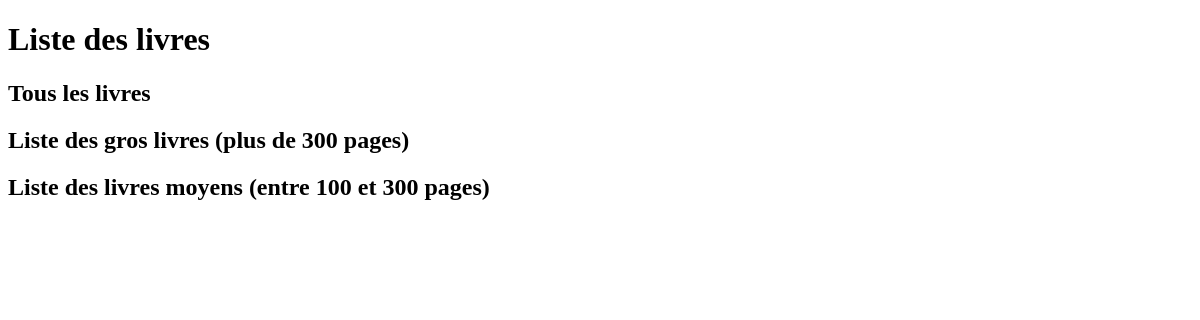
Page /bibliotheque/all/ on the earlier database version.
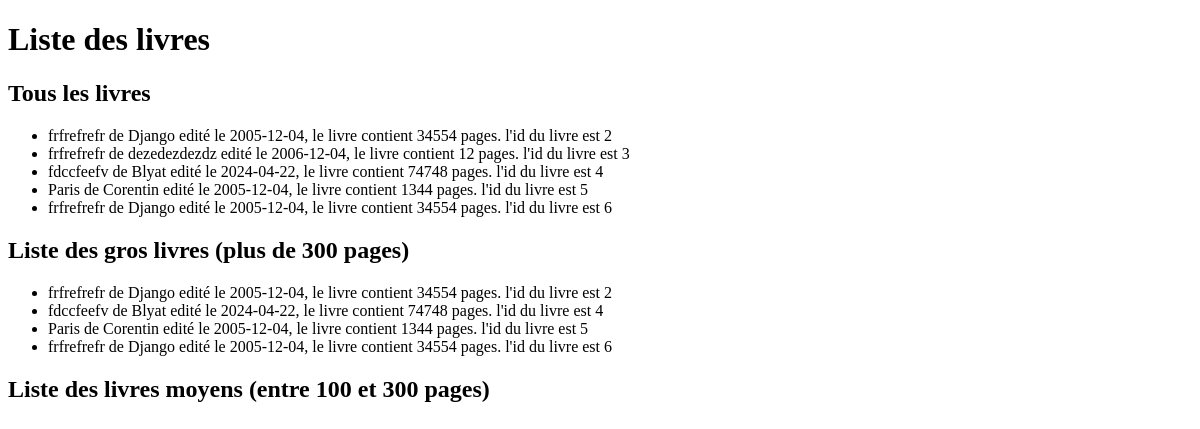
Same page on the later database version.
### bibliotheque/models.py (models this page shows)
class Livre(models.Model):
    titre = models.CharField(max_length=100)
    auteur = models.CharField(max_length=100)
    nombre_page = models.IntegerField(blank=False)
    date_parution = models.DateField()
    resume = models.TextField(null= True, blank=True)
    def __str__(self):
        chaine = f"{self.titre} de {self.auteur} edité le {self.date_parution}, le livre contient {self.nombre_page} pages.\n l'id du livre est {self.id}"
        return chaine

### bibliotheque/views.py (the view)
# urls.py: path('all/', views.all),
def all(request):
    Livres = Livre.objects.all()
    return render(request, 'bibliotheque/read.html', {'Livres': Livres})

### bibliotheque/templates/bibliotheque/read.html (shortened to what this page needs)
<!DOCTYPE html>
<html lang="fr">
<head>
</head>
<body>
    <h1>Liste des livres</h1>
    <h2>Tous les livres</h2>
    <ul>
        {% for livre in Livres %}
            <li>{{ livre }}</li>
        {% endfor %}
    </ul>
    <h2>Liste des gros livres (plus de 300 pages)</h2>
    <ul>
        {% for livre in Livres %}
            {% if livre.nombre_page > 300 %}
                <li>{{ livre }}</li>
            {% endif %}
        {% endfor %}
    </ul>
    <h2>Liste des livres moyens (entre 100 et 300 pages)</h2>
</body>
</html>

Differences in the rows shown:
added Livre: titre+auteur+date_parution "frfrefrefr de Django edité le 2005-12-04, le livre contient 34554 pages. l'id du livre est 2"
added Livre: titre+auteur+date_parution "frfrefrefr de dezedezdezdz edité le 2006-12-04, le livre contient 12 pages. l'id du livre est 3", shown under "Tous les livres"
added Livre: titre+auteur+date_parution "fdccfeefv de Blyat edité le 2024-04-22, le livre contient 74748 pages. l'id du livre est 4"
added Livre: titre+auteur+date_parution "Paris de Corentin edité le 2005-12-04, le livre contient 1344 pages. l'id du livre est 5"
added Livre: titre+auteur+date_parution "frfrefrefr de Django edité le 2005-12-04, le livre contient 34554 pages. l'id du livre est 6"
